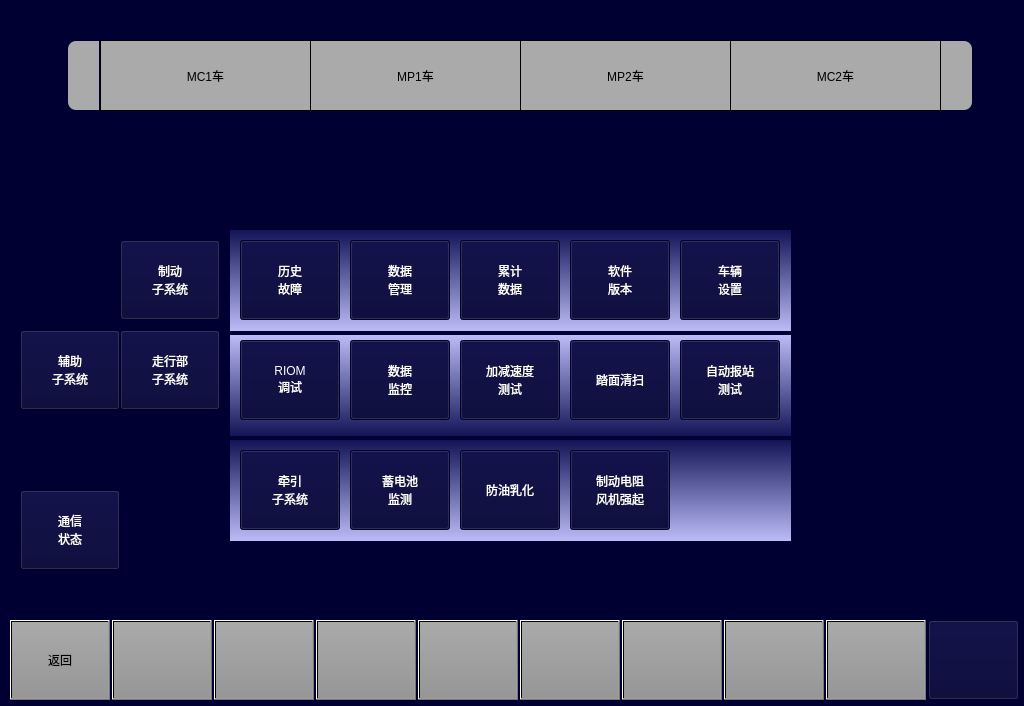
<?xml version="1.0" encoding="UTF-8"?>
<ui version="4.0">
 <class>VehicleMaintainPage</class>
 <widget class="QWidget" name="VehicleMaintainPage">
  <property name="geometry">
   <rect>
    <x>0</x>
    <y>0</y>
    <width>1024</width>
    <height>706</height>
   </rect>
  </property>
  <property name="windowTitle">
   <string>Form</string>
  </property>
  <property name="styleSheet">
   <string notr="true">background-color: rgb(0, 0, 50);</string>
  </property>
  <widget class="QLabel" name="LBLM1">
   <property name="geometry">
    <rect>
     <x>520</x>
     <y>40</y>
     <width>211</width>
     <height>71</height>
    </rect>
   </property>
   <property name="styleSheet">
    <string notr="true">background-color:rgb(170,170,170);
border:1px solid black;
font:20px &quot;微软雅黑&quot;;</string>
   </property>
   <property name="text">
    <string>MP2车</string>
   </property>
   <property name="alignment">
    <set>Qt::AlignCenter</set>
   </property>
  </widget>
  <widget class="QPushButton" name="BTN8">
   <property name="geometry">
    <rect>
     <x>724</x>
     <y>620</y>
     <width>100</width>
     <height>80</height>
    </rect>
   </property>
   <property name="focusPolicy">
    <enum>Qt::NoFocus</enum>
   </property>
   <property name="styleSheet">
    <string notr="true">	font: 20px, &quot;微软雅黑&quot;;
    color: black;
	transparent;background:qlineargradient(spread:pad,x1:0,y1:0,x2:0,y2:1,stop:0 rgba(170,170,170,255),stop:1 rgba(150,150,150,255));
</string>
   </property>
   <property name="text">
    <string/>
   </property>
  </widget>
  <widget class="QPushButton" name="BTN_DataManage">
   <property name="geometry">
    <rect>
     <x>350</x>
     <y>240</y>
     <width>100</width>
     <height>80</height>
    </rect>
   </property>
   <property name="focusPolicy">
    <enum>Qt::NoFocus</enum>
   </property>
   <property name="styleSheet">
    <string notr="true">background-color: rgb(0, 0, 50);
color: rgb(255, 255, 255);
font:20px &quot;微软雅黑&quot;;</string>
   </property>
   <property name="text">
    <string>数据
管理</string>
   </property>
  </widget>
  <widget class="QPushButton" name="BTN_HistoryFault">
   <property name="geometry">
    <rect>
     <x>240</x>
     <y>240</y>
     <width>100</width>
     <height>80</height>
    </rect>
   </property>
   <property name="focusPolicy">
    <enum>Qt::NoFocus</enum>
   </property>
   <property name="styleSheet">
    <string notr="true">background-color: rgb(0, 0, 50);
color: rgb(255, 255, 255);
font:20px &quot;微软雅黑&quot;;</string>
   </property>
   <property name="text">
    <string>历史
故障</string>
   </property>
  </widget>
  <widget class="QPushButton" name="BTN5">
   <property name="geometry">
    <rect>
     <x>418</x>
     <y>620</y>
     <width>100</width>
     <height>80</height>
    </rect>
   </property>
   <property name="focusPolicy">
    <enum>Qt::NoFocus</enum>
   </property>
   <property name="styleSheet">
    <string notr="true">	font: 20px, &quot;微软雅黑&quot;;
    color: black;
	transparent;background:qlineargradient(spread:pad,x1:0,y1:0,x2:0,y2:1,stop:0 rgba(170,170,170,255),stop:1 rgba(150,150,150,255));
</string>
   </property>
   <property name="text">
    <string/>
   </property>
  </widget>
  <widget class="QLabel" name="LBLM2">
   <property name="geometry">
    <rect>
     <x>730</x>
     <y>40</y>
     <width>211</width>
     <height>71</height>
    </rect>
   </property>
   <property name="styleSheet">
    <string notr="true">background-color:rgb(170,170,170);
border:1px solid black;
font:20px &quot;微软雅黑&quot;;</string>
   </property>
   <property name="text">
    <string>MC2车</string>
   </property>
   <property name="alignment">
    <set>Qt::AlignCenter</set>
   </property>
  </widget>
  <widget class="QLabel" name="lbl1">
   <property name="geometry">
    <rect>
     <x>230</x>
     <y>230</y>
     <width>561</width>
     <height>101</height>
    </rect>
   </property>
   <property name="styleSheet">
    <string notr="true">background: qlineargradient(x1:0, y1:0, x2:0, y2:1,stop:0 rgb(19,20,87), stop:1 rgb(187,188,247))</string>
   </property>
   <property name="text">
    <string/>
   </property>
  </widget>
  <widget class="QPushButton" name="BTN1">
   <property name="geometry">
    <rect>
     <x>10</x>
     <y>620</y>
     <width>100</width>
     <height>80</height>
    </rect>
   </property>
   <property name="focusPolicy">
    <enum>Qt::NoFocus</enum>
   </property>
   <property name="styleSheet">
    <string notr="true">font: 20px, &quot;微软雅黑&quot;;color: black;transparent;background:qlineargradient(spread:pad,x1:0,y1:0,x2:0,y2:1,stop:0 rgba(170,170,170,255),stop:1 rgba(150,150,150,255));</string>
   </property>
   <property name="text">
    <string>返回</string>
   </property>
  </widget>
  <widget class="QPushButton" name="BTN_MetroSet">
   <property name="geometry">
    <rect>
     <x>680</x>
     <y>240</y>
     <width>100</width>
     <height>80</height>
    </rect>
   </property>
   <property name="focusPolicy">
    <enum>Qt::NoFocus</enum>
   </property>
   <property name="styleSheet">
    <string notr="true">background-color: rgb(0, 0, 50);
color: rgb(255, 255, 255);
font:20px &quot;微软雅黑&quot;;</string>
   </property>
   <property name="text">
    <string>车辆
设置</string>
   </property>
  </widget>
  <widget class="QPushButton" name="BTN3">
   <property name="geometry">
    <rect>
     <x>214</x>
     <y>620</y>
     <width>100</width>
     <height>80</height>
    </rect>
   </property>
   <property name="focusPolicy">
    <enum>Qt::NoFocus</enum>
   </property>
   <property name="styleSheet">
    <string notr="true">	font: 20px, &quot;微软雅黑&quot;;
    color: black;
	transparent;background:qlineargradient(spread:pad,x1:0,y1:0,x2:0,y2:1,stop:0 rgba(170,170,170,255),stop:1 rgba(150,150,150,255));
</string>
   </property>
   <property name="text">
    <string/>
   </property>
  </widget>
  <widget class="QPushButton" name="BTN7">
   <property name="geometry">
    <rect>
     <x>622</x>
     <y>620</y>
     <width>100</width>
     <height>80</height>
    </rect>
   </property>
   <property name="focusPolicy">
    <enum>Qt::NoFocus</enum>
   </property>
   <property name="styleSheet">
    <string notr="true">	font: 20px, &quot;微软雅黑&quot;;
    color: black;
	transparent;background:qlineargradient(spread:pad,x1:0,y1:0,x2:0,y2:1,stop:0 rgba(170,170,170,255),stop:1 rgba(150,150,150,255));
</string>
   </property>
   <property name="text">
    <string/>
   </property>
  </widget>
  <widget class="QPushButton" name="BTN9">
   <property name="geometry">
    <rect>
     <x>826</x>
     <y>620</y>
     <width>100</width>
     <height>80</height>
    </rect>
   </property>
   <property name="focusPolicy">
    <enum>Qt::NoFocus</enum>
   </property>
   <property name="styleSheet">
    <string notr="true">	font: 20px, &quot;微软雅黑&quot;;
    color: black;
	transparent;background:qlineargradient(spread:pad,x1:0,y1:0,x2:0,y2:1,stop:0 rgba(170,170,170,255),stop:1 rgba(150,150,150,255));
</string>
   </property>
   <property name="text">
    <string/>
   </property>
  </widget>
  <widget class="QLabel" name="LBLTC1">
   <property name="geometry">
    <rect>
     <x>100</x>
     <y>40</y>
     <width>211</width>
     <height>71</height>
    </rect>
   </property>
   <property name="styleSheet">
    <string notr="true">background-color:rgb(170,170,170);
border:1px solid black;
font:20px &quot;微软雅黑&quot;;</string>
   </property>
   <property name="text">
    <string>MC1车</string>
   </property>
   <property name="alignment">
    <set>Qt::AlignCenter</set>
   </property>
  </widget>
  <widget class="QPushButton" name="BTN_RIOMTest">
   <property name="geometry">
    <rect>
     <x>240</x>
     <y>340</y>
     <width>100</width>
     <height>80</height>
    </rect>
   </property>
   <property name="focusPolicy">
    <enum>Qt::NoFocus</enum>
   </property>
   <property name="styleSheet">
    <string notr="true">background-color: rgb(0, 0, 50);
color: rgb(255, 255, 255);
font:20px &quot;微软雅黑&quot;;</string>
   </property>
   <property name="text">
    <string>RIOM
调试</string>
   </property>
  </widget>
  <widget class="QLabel" name="LBLMP1">
   <property name="geometry">
    <rect>
     <x>310</x>
     <y>40</y>
     <width>211</width>
     <height>71</height>
    </rect>
   </property>
   <property name="styleSheet">
    <string notr="true">background-color:rgb(170,170,170);
border:1px solid black;
font:20px &quot;微软雅黑&quot;;</string>
   </property>
   <property name="text">
    <string>MP1车</string>
   </property>
   <property name="alignment">
    <set>Qt::AlignCenter</set>
   </property>
  </widget>
  <widget class="QLabel" name="lbl2">
   <property name="geometry">
    <rect>
     <x>230</x>
     <y>335</y>
     <width>561</width>
     <height>101</height>
    </rect>
   </property>
   <property name="styleSheet">
    <string notr="true">background: qlineargradient(x1:0, y1:0, x2:0, y2:1,stop:0 rgb(187,188,247) , stop:1 rgb(19,20,87))</string>
   </property>
   <property name="text">
    <string/>
   </property>
  </widget>
  <widget class="QPushButton" name="BTN4">
   <property name="geometry">
    <rect>
     <x>316</x>
     <y>620</y>
     <width>100</width>
     <height>80</height>
    </rect>
   </property>
   <property name="focusPolicy">
    <enum>Qt::NoFocus</enum>
   </property>
   <property name="styleSheet">
    <string notr="true">	font: 20px, &quot;微软雅黑&quot;;
    color: black;
	transparent;background:qlineargradient(spread:pad,x1:0,y1:0,x2:0,y2:1,stop:0 rgba(170,170,170,255),stop:1 rgba(150,150,150,255));
</string>
   </property>
   <property name="text">
    <string/>
   </property>
  </widget>
  <widget class="QPushButton" name="BTN6">
   <property name="geometry">
    <rect>
     <x>520</x>
     <y>620</y>
     <width>100</width>
     <height>80</height>
    </rect>
   </property>
   <property name="focusPolicy">
    <enum>Qt::NoFocus</enum>
   </property>
   <property name="styleSheet">
    <string notr="true">	font: 20px, &quot;微软雅黑&quot;;
    color: black;
	transparent;background:qlineargradient(spread:pad,x1:0,y1:0,x2:0,y2:1,stop:0 rgba(170,170,170,255),stop:1 rgba(150,150,150,255));
</string>
   </property>
   <property name="text">
    <string/>
   </property>
  </widget>
  <widget class="QPushButton" name="BTNHome">
   <property name="geometry">
    <rect>
     <x>928</x>
     <y>620</y>
     <width>91</width>
     <height>80</height>
    </rect>
   </property>
   <property name="focusPolicy">
    <enum>Qt::NoFocus</enum>
   </property>
   <property name="styleSheet">
    <string notr="true">border-image: url(:/images/image/Home.png);</string>
   </property>
   <property name="text">
    <string/>
   </property>
  </widget>
  <widget class="QPushButton" name="BTN2">
   <property name="geometry">
    <rect>
     <x>112</x>
     <y>620</y>
     <width>100</width>
     <height>80</height>
    </rect>
   </property>
   <property name="focusPolicy">
    <enum>Qt::NoFocus</enum>
   </property>
   <property name="styleSheet">
    <string notr="true">font: 20px, &quot;微软雅黑&quot;;color: black;transparent;background:qlineargradient(spread:pad,x1:0,y1:0,x2:0,y2:1,stop:0 rgba(170,170,170,255),stop:1 rgba(150,150,150,255));</string>
   </property>
   <property name="text">
    <string/>
   </property>
  </widget>
  <widget class="QPushButton" name="BTN_CommunicationStatus">
   <property name="geometry">
    <rect>
     <x>20</x>
     <y>490</y>
     <width>100</width>
     <height>80</height>
    </rect>
   </property>
   <property name="focusPolicy">
    <enum>Qt::NoFocus</enum>
   </property>
   <property name="styleSheet">
    <string notr="true">background-color: rgb(0, 0, 50);
color: rgb(255, 255, 255);
font:20px &quot;微软雅黑&quot;;</string>
   </property>
   <property name="text">
    <string>通信
状态</string>
   </property>
  </widget>
  <widget class="QPushButton" name="BTN_SoftwareVersion">
   <property name="geometry">
    <rect>
     <x>570</x>
     <y>240</y>
     <width>100</width>
     <height>80</height>
    </rect>
   </property>
   <property name="focusPolicy">
    <enum>Qt::NoFocus</enum>
   </property>
   <property name="styleSheet">
    <string notr="true">background-color: rgb(0, 0, 50);
color: rgb(255, 255, 255);
font:20px &quot;微软雅黑&quot;;</string>
   </property>
   <property name="text">
    <string>软件
版本</string>
   </property>
  </widget>
  <widget class="QPushButton" name="BTN_DataMonitor">
   <property name="geometry">
    <rect>
     <x>350</x>
     <y>340</y>
     <width>100</width>
     <height>80</height>
    </rect>
   </property>
   <property name="focusPolicy">
    <enum>Qt::NoFocus</enum>
   </property>
   <property name="styleSheet">
    <string notr="true">background-color: rgb(0, 0, 50);
color: rgb(255, 255, 255);
font:20px &quot;微软雅黑&quot;;</string>
   </property>
   <property name="text">
    <string>数据
监控</string>
   </property>
  </widget>
  <widget class="QPushButton" name="BTN_TractSubsystem">
   <property name="geometry">
    <rect>
     <x>240</x>
     <y>450</y>
     <width>100</width>
     <height>80</height>
    </rect>
   </property>
   <property name="focusPolicy">
    <enum>Qt::NoFocus</enum>
   </property>
   <property name="styleSheet">
    <string notr="true">background-color: rgb(0, 0, 50);
color: rgb(255, 255, 255);
font:20px &quot;微软雅黑&quot;;</string>
   </property>
   <property name="text">
    <string>牵引
子系统</string>
   </property>
  </widget>
  <widget class="QLabel" name="lbl1_2">
   <property name="geometry">
    <rect>
     <x>230</x>
     <y>440</y>
     <width>561</width>
     <height>101</height>
    </rect>
   </property>
   <property name="styleSheet">
    <string notr="true">background: qlineargradient(x1:0, y1:0, x2:0, y2:1,stop:0 rgb(19,20,87), stop:1 rgb(187,188,247));</string>
   </property>
   <property name="text">
    <string/>
   </property>
  </widget>
  <widget class="QPushButton" name="BTN_BrakeSubsystem">
   <property name="geometry">
    <rect>
     <x>120</x>
     <y>240</y>
     <width>100</width>
     <height>80</height>
    </rect>
   </property>
   <property name="focusPolicy">
    <enum>Qt::NoFocus</enum>
   </property>
   <property name="styleSheet">
    <string notr="true">background-color: rgb(0, 0, 50);
color: rgb(255, 255, 255);
font:20px &quot;微软雅黑&quot;;</string>
   </property>
   <property name="text">
    <string>制动
子系统</string>
   </property>
  </widget>
  <widget class="QPushButton" name="BTN_AuxiliarySubsystem">
   <property name="geometry">
    <rect>
     <x>20</x>
     <y>330</y>
     <width>100</width>
     <height>80</height>
    </rect>
   </property>
   <property name="focusPolicy">
    <enum>Qt::NoFocus</enum>
   </property>
   <property name="styleSheet">
    <string notr="true">background-color: rgb(0, 0, 50);
color: rgb(255, 255, 255);
font:20px &quot;微软雅黑&quot;;</string>
   </property>
   <property name="text">
    <string>辅助
子系统</string>
   </property>
  </widget>
  <widget class="QPushButton" name="BTN_BogieLampSubsystem">
   <property name="geometry">
    <rect>
     <x>120</x>
     <y>330</y>
     <width>100</width>
     <height>80</height>
    </rect>
   </property>
   <property name="focusPolicy">
    <enum>Qt::NoFocus</enum>
   </property>
   <property name="styleSheet">
    <string notr="true">background-color: rgb(0, 0, 50);
color: rgb(255, 255, 255);
font:20px &quot;微软雅黑&quot;;</string>
   </property>
   <property name="text">
    <string>走行部
子系统</string>
   </property>
  </widget>
  <widget class="QPushButton" name="BTN_HMIInitSet">
   <property name="geometry">
    <rect>
     <x>900</x>
     <y>130</y>
     <width>111</width>
     <height>61</height>
    </rect>
   </property>
   <property name="styleSheet">
    <string notr="true">background-color: rgb(0, 0, 50);
border:0px;</string>
   </property>
   <property name="text">
    <string/>
   </property>
  </widget>
  <widget class="QPushButton" name="BTN_cumulateData">
   <property name="geometry">
    <rect>
     <x>460</x>
     <y>240</y>
     <width>100</width>
     <height>80</height>
    </rect>
   </property>
   <property name="focusPolicy">
    <enum>Qt::NoFocus</enum>
   </property>
   <property name="styleSheet">
    <string notr="true">background-color: rgb(0, 0, 50);
color: rgb(255, 255, 255);
font:20px &quot;微软雅黑&quot;;</string>
   </property>
   <property name="text">
    <string>累计
数据</string>
   </property>
  </widget>
  <widget class="QPushButton" name="BTN_autoStationTest">
   <property name="geometry">
    <rect>
     <x>680</x>
     <y>340</y>
     <width>100</width>
     <height>80</height>
    </rect>
   </property>
   <property name="focusPolicy">
    <enum>Qt::NoFocus</enum>
   </property>
   <property name="styleSheet">
    <string notr="true">background-color: rgb(0, 0, 50);
color: rgb(255, 255, 255);
font:20px &quot;微软雅黑&quot;;</string>
   </property>
   <property name="text">
    <string>自动报站
测试</string>
   </property>
  </widget>
  <widget class="QPushButton" name="BTN_speedTest">
   <property name="geometry">
    <rect>
     <x>460</x>
     <y>340</y>
     <width>100</width>
     <height>80</height>
    </rect>
   </property>
   <property name="focusPolicy">
    <enum>Qt::NoFocus</enum>
   </property>
   <property name="styleSheet">
    <string notr="true">background-color: rgb(0, 0, 50);
color: rgb(255, 255, 255);
font:20px &quot;微软雅黑&quot;;</string>
   </property>
   <property name="text">
    <string>加减速度
测试</string>
   </property>
  </widget>
  <widget class="QLabel" name="label">
   <property name="geometry">
    <rect>
     <x>68</x>
     <y>41</y>
     <width>31</width>
     <height>69</height>
    </rect>
   </property>
   <property name="styleSheet">
    <string notr="true">background-color:rgb(170,170,170);
border-top-left-radius:8px;
border-bottom-left-radius:8px;</string>
   </property>
   <property name="text">
    <string/>
   </property>
  </widget>
  <widget class="QLabel" name="label_2">
   <property name="geometry">
    <rect>
     <x>941</x>
     <y>41</y>
     <width>31</width>
     <height>69</height>
    </rect>
   </property>
   <property name="styleSheet">
    <string notr="true">background-color:rgb(170,170,170);
border-top-right-radius:8px;
border-bottom-right-radius:8px;</string>
   </property>
   <property name="text">
    <string/>
   </property>
  </widget>
  <widget class="QLabel" name="lbl2_2">
   <property name="geometry">
    <rect>
     <x>230</x>
     <y>440</y>
     <width>561</width>
     <height>101</height>
    </rect>
   </property>
   <property name="styleSheet">
    <string notr="true">background: qlineargradient(x1:0, y1:0, x2:0, y2:1,stop:0 rgb(187,188,247) , stop:1 rgb(19,20,87))</string>
   </property>
   <property name="text">
    <string/>
   </property>
  </widget>
  <widget class="QPushButton" name="BTN_Cut">
   <property name="geometry">
    <rect>
     <x>570</x>
     <y>340</y>
     <width>100</width>
     <height>80</height>
    </rect>
   </property>
   <property name="focusPolicy">
    <enum>Qt::NoFocus</enum>
   </property>
   <property name="styleSheet">
    <string notr="true">background-color: rgb(0, 0, 50);
color: rgb(255, 255, 255);
font:20px &quot;微软雅黑&quot;;</string>
   </property>
   <property name="text">
    <string>踏面清扫</string>
   </property>
  </widget>
  <widget class="QPushButton" name="BTN_Battery">
   <property name="geometry">
    <rect>
     <x>350</x>
     <y>450</y>
     <width>100</width>
     <height>80</height>
    </rect>
   </property>
   <property name="focusPolicy">
    <enum>Qt::NoFocus</enum>
   </property>
   <property name="styleSheet">
    <string notr="true">background-color: rgb(0, 0, 50);
color: rgb(255, 255, 255);
font:20px &quot;微软雅黑&quot;;</string>
   </property>
   <property name="text">
    <string>蓄电池
监测</string>
   </property>
  </widget>
  <widget class="QPushButton" name="BTN_fangyou">
   <property name="geometry">
    <rect>
     <x>460</x>
     <y>450</y>
     <width>100</width>
     <height>80</height>
    </rect>
   </property>
   <property name="focusPolicy">
    <enum>Qt::NoFocus</enum>
   </property>
   <property name="styleSheet">
    <string notr="true">background-color: rgb(0, 0, 50);
color: rgb(255, 255, 255);
font:20px &quot;微软雅黑&quot;;</string>
   </property>
   <property name="text">
    <string>防油乳化</string>
   </property>
  </widget>
  <widget class="QPushButton" name="BTN_qiangqi">
   <property name="geometry">
    <rect>
     <x>570</x>
     <y>450</y>
     <width>100</width>
     <height>80</height>
    </rect>
   </property>
   <property name="focusPolicy">
    <enum>Qt::NoFocus</enum>
   </property>
   <property name="styleSheet">
    <string notr="true">background-color: rgb(0, 0, 50);
color: rgb(255, 255, 255);
font:20px &quot;微软雅黑&quot;;</string>
   </property>
   <property name="text">
    <string>制动电阻
风机强起</string>
   </property>
  </widget>
  <zorder>lbl2_2</zorder>
  <zorder>lbl1_2</zorder>
  <zorder>lbl2</zorder>
  <zorder>lbl1</zorder>
  <zorder>LBLM1</zorder>
  <zorder>BTN8</zorder>
  <zorder>BTN_DataManage</zorder>
  <zorder>BTN_HistoryFault</zorder>
  <zorder>BTN5</zorder>
  <zorder>LBLM2</zorder>
  <zorder>BTN1</zorder>
  <zorder>BTN_MetroSet</zorder>
  <zorder>BTN3</zorder>
  <zorder>BTN7</zorder>
  <zorder>BTN9</zorder>
  <zorder>LBLTC1</zorder>
  <zorder>BTN_RIOMTest</zorder>
  <zorder>LBLMP1</zorder>
  <zorder>BTN4</zorder>
  <zorder>BTN6</zorder>
  <zorder>BTNHome</zorder>
  <zorder>BTN2</zorder>
  <zorder>BTN_CommunicationStatus</zorder>
  <zorder>BTN_SoftwareVersion</zorder>
  <zorder>BTN_DataMonitor</zorder>
  <zorder>BTN_TractSubsystem</zorder>
  <zorder>BTN_BrakeSubsystem</zorder>
  <zorder>BTN_AuxiliarySubsystem</zorder>
  <zorder>BTN_BogieLampSubsystem</zorder>
  <zorder>BTN_HMIInitSet</zorder>
  <zorder>BTN_cumulateData</zorder>
  <zorder>BTN_autoStationTest</zorder>
  <zorder>BTN_speedTest</zorder>
  <zorder>label</zorder>
  <zorder>label_2</zorder>
  <zorder>BTN_Cut</zorder>
  <zorder>BTN_Battery</zorder>
  <zorder>BTN_fangyou</zorder>
  <zorder>BTN_qiangqi</zorder>
 </widget>
 <resources/>
 <connections/>
</ui>
